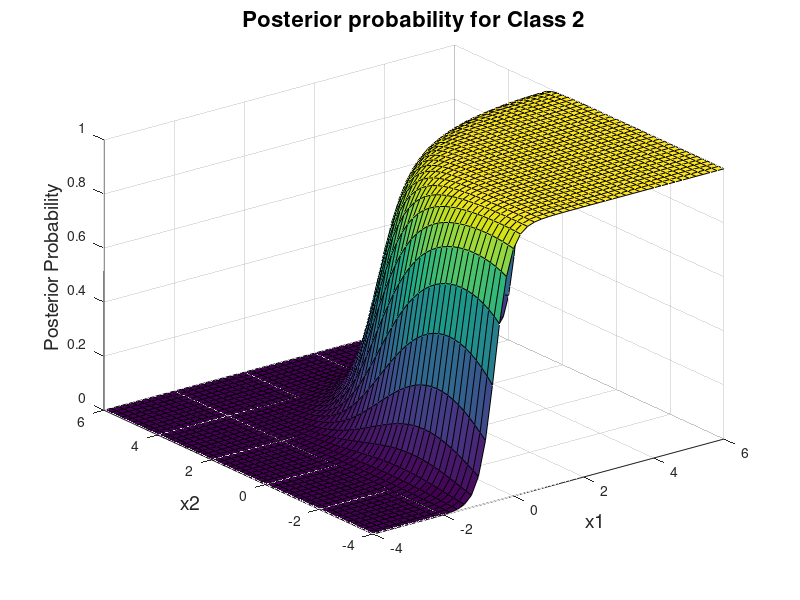

This chart was generated by the following MATLAB code:
m1 = [0; 3];
m2 = [2; 1];
C1 = [2 1; 1 2]; 
C2 = [1 0; 0 1]; 

x1Lim=[-4,6];
x2Lim=[-4,6];

x1 = x1Lim(1):.2:x1Lim(2); 
x2 = x2Lim(1):.2:x2Lim(2);
[X1,X2] = meshgrid(x1,x2);
F1 = mvnpdf([X1(:) X2(:)],m1',C1);
F2 = mvnpdf([X1(:) X2(:)],m2',C2);

a = log(F2./F1);
POST = 1 ./ (1 + exp(-a));

POST = reshape(POST,length(x2),length(x1));
figure(1),clf
surf(x1,x2,POST);
%caxis([min(F(:))-.5*range(F(:)),max(F(:))]);
%axis([-3 3 -3 3 0 .4])
title('Posterior probability for Class 2', 'FontSize', 16);
xlabel('x1', 'FontSize', 14); 
ylabel('x2', 'FontSize', 14);
zlabel('Posterior Probability', 'FontSize', 14);

%view([-1,-1,2])